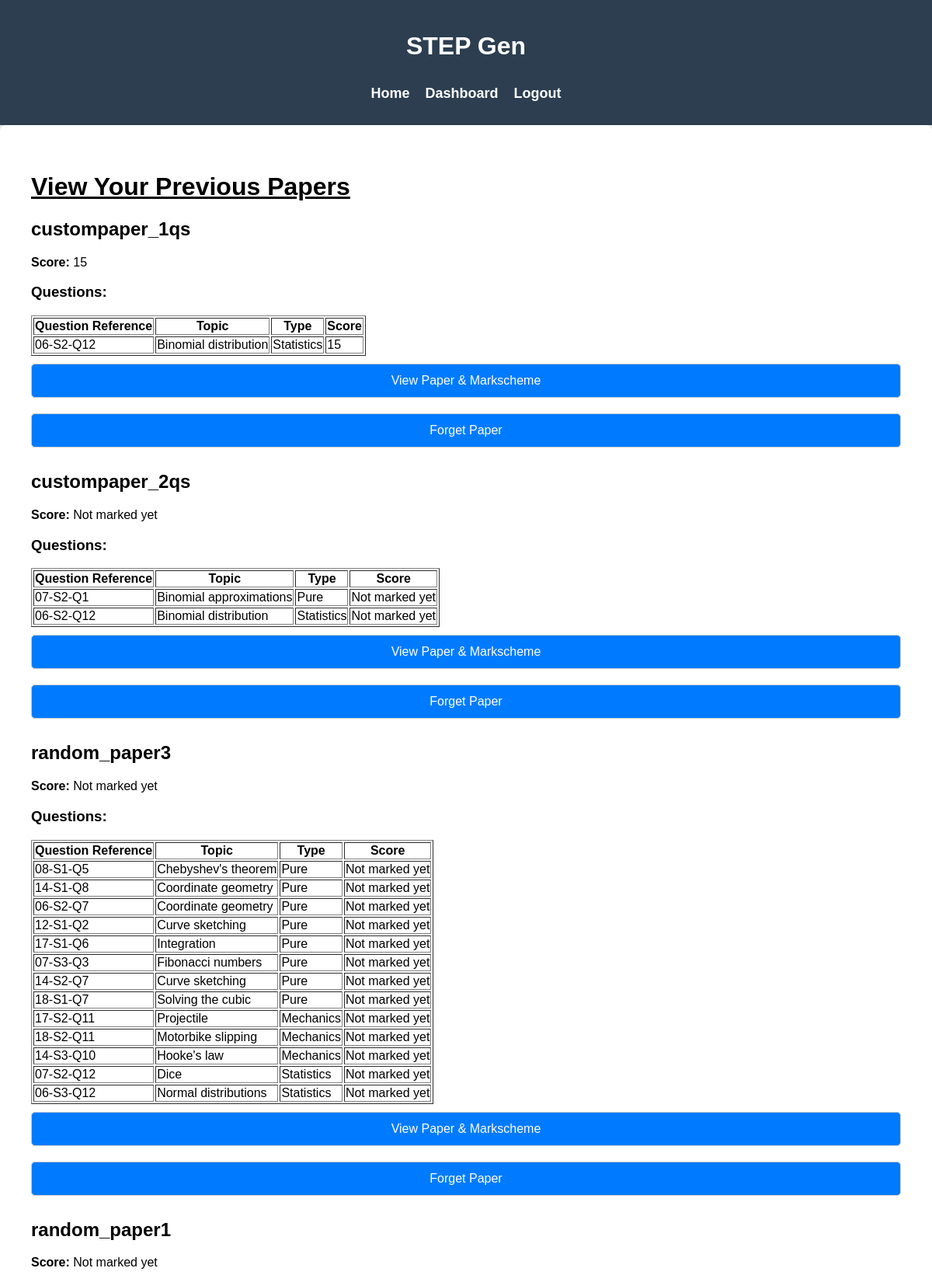
/view_previous_papers (signed in, upper part), run on the app's committed database.
### app.py (models this page shows)
class PaperScores(db.Model):
    __tablename__ = 'paper_scores'
    user_id = db.Column(db.Integer, db.ForeignKey('user.user_id'))
    paper_id = db.Column(db.Integer, primary_key=True, autoincrement=True)
    paper_name = db.Column(db.String(100), nullable=False, unique=False)
    paper_score = db.Column(db.Integer, nullable=True)
    user = db.relationship('User', back_populates='paper_scores')

class QuestionScores(db.Model):
    __tablename__ = 'question_scores'
    user_id = db.Column(db.Integer, db.ForeignKey('user.user_id'), primary_key=True)
    paper_id = db.Column(db.Integer, db.ForeignKey('paper_scores.paper_id'), primary_key=True)
    question_ref = db.Column(db.String(20), db.ForeignKey('questions.question_ref'), primary_key=True)
    question_number = db.Column(db.Integer, nullable=True)
    question_score = db.Column(db.Integer, nullable=True)
    usedIn_intelligen = db.Column(db.Boolean, nullable=False)
    user = db.relationship('User', back_populates='question_scores')
    question = db.relationship('Questions', back_populates='question_scores')
    __table_args__ = (
        db.UniqueConstraint('user_id', 'paper_id', 'question_ref', name='unique_user_paper_question'),
    )

class Topics(db.Model):
    __tablename__ = 'topics'
    topic_id = db.Column(db.Integer, primary_key=True)
    topic_name = db.Column(db.String(100), nullable=False)
    __table_args__ = (db.UniqueConstraint('topic_name', name='unique_topic_type'),)

class question_types(db.Model):
    __tablename__ = 'question_types'
    type_id = db.Column(db.Integer, primary_key=True)
    type_name = db.Column(db.String(20), nullable=False, unique=True)

### app.py (the view, shortened to what this page needs)
@app.route('/view_previous_papers', methods=['GET', 'POST'])
@login_required
def view_previous_papers():
    user_id = current_user.get_id()
    connection = sqlite3.connect(db_path)
    cursor = connection.cursor()
    cursor.execute("""
        SELECT paper_id, paper_name, paper_score
        FROM paper_scores
        WHERE user_id = ?
        ORDER BY paper_id DESC
    """, (user_id,))
    papers = cursor.fetchall()  # list of (paper_id, paper_name, paper_score)
    all_papers = []
    for paper_id, paper_name, paper_score in papers:
        cursor.execute("""
              SELECT qs.question_ref, qs.question_score, q.topic_id, q.type_id
            FROM question_scores qs
            JOIN questions q ON qs.question_ref = q.question_ref
            WHERE qs.user_id = ? AND qs.paper_id = ?
            ORDER BY qs.question_number ASC
        """, (user_id, paper_id))
        questions = cursor.fetchall()
        formatted_questions = []
        for question_ref, question_score, topic_id, type_id in questions:
            cursor.execute("SELECT topic_name FROM topics WHERE topic_id = ?", (topic_id,))
            topic_name = cursor.fetchone()[0]
            cursor.execute("SELECT type_name FROM question_types WHERE type_id = ?", (type_id,))
            type_name = cursor.fetchone()[0]
            formatted_questions.append({
                'question_ref': question_ref,
                'topic': topic_name,
                'type': type_name,
                'score': "Not marked yet" if question_score == -1 else question_score
            })
        all_papers.append({
            'paper_id': paper_id,
            'paper_name': paper_name,
            'paper_score': "Not marked yet" if paper_score == -1 else paper_score,
            'questions': formatted_questions
        })
    connection.close()
    return render_template('view_previous_papers.html', papers=all_papers)

### app.py (called while the page is built)
@login_manager.user_loader
def load_user(user_id):
    return User.query.get(int(user_id))

    def get_id(self):
        return str(self.user_id)

### templates/view_previous_papers.html (shortened to what this page needs)
{% extends 'base.html' %}
{% block content %}
    <h1><u>View Your Previous Papers</u></h1>
    {% if papers %}
        {% for paper in papers %}
            <div class="paper">
                <h2>{{ paper.paper_name }}</h2>
                <p><strong>Score:</strong> {{ paper.paper_score }}</p>
                <h3>Questions:</h3>
                <table border="1">
                    <thead>
                        <tr>
                            <th>Question Reference</th>
                            <th>Topic</th>
                            <th>Type</th>
                            <th>Score</th>
                        </tr>
                    </thead>
                    <tbody>
                        {% for question in paper.questions %}
                        <tr>
                            <td>{{ question.question_ref }}</td>
                            <td>{{ question.topic }}</td>
                            <td>{{ question.type }}</td>
                            <td>{{ question.score }}</td>
                        </tr>
                        {% endfor %}
                    </tbody>
                </table>
                <div class="buttons">
                    <form method="post" action="{{ url_for('view_previous_papers') }}">
                        <button type="submit" name="view_paper_markscheme" class="btn btn-primary">
                            View Paper & Markscheme
                        </button>
                    </form>
                    <form action="{{ url_for('forget_paper', paper_id=paper.paper_id) }}" method="post" onsubmit="return confirm('Are you sure you want to delete this paper?');">
                        <button type="submit" class="delete-btn">Forget Paper</button>
                    </form>
                </div>
            </div>
        {% endfor %}
    {% else %}
        <p>You have not generated any papers yet.</p>
    {% endif %}
{% endblock %}

### static/css/styles.css (style rules this page uses)
body { font-family: Arial, sans-serif; background-color: #f4f4f4; margin: 0; padding: 0; }
form { display: flex; flex-direction: column; gap: 15px; }
button { padding: 12px; background-color: #007bff; color: white; border: none; border-radius: 5px; font-size: 18px; cursor: pointer; }
input, select, button { font-size: 16px; padding: 12px; margin: 10px 0; width: 100%; border-radius: 5px; border: 1px solid #ccc; }

### data on the page
PaperScores: paper_name "custompaper_1qs", paper_score "15", score "15"
QuestionScores: question_ref "06-S2-Q12"
Topics: topic "Binomial distribution" "Binomial distribution"
question_types: type "Statistics" "Statistics" "Statistics" "Statistics"
PaperScores: paper_name "custompaper_2qs", paper_score "Not marked yet", score "Not marked yet" "Not marked yet"
QuestionScores: question_ref "07-S2-Q1"
Topics: topic "Binomial approximations"
question_types: type "Pure" "Pure" "Pure" "Pure" "Pure" "Pure" "Pure" "Pure" "Pure"
QuestionScores: question_ref "06-S2-Q12"
PaperScores: paper_name "random_paper3", paper_score "Not marked yet", score "Not marked yet" "Not marked yet" "Not marked yet" "Not marked yet" "Not marked yet" "Not marked yet" "Not marked yet" "Not marked yet" "Not marked yet" "Not marked yet" "Not marked yet" "Not marked yet" "Not marked yet"
QuestionScores: question_ref "08-S1-Q5"
Topics: topic "Chebyshev's theorem"
QuestionScores: question_ref "14-S1-Q8"
Topics: topic "Coordinate geometry" "Coordinate geometry"
QuestionScores: question_ref "06-S2-Q7"
QuestionScores: question_ref "12-S1-Q2"
Topics: topic "Curve sketching" "Curve sketching"
QuestionScores: question_ref "17-S1-Q6"
Topics: topic "Integration"
QuestionScores: question_ref "07-S3-Q3"
Topics: topic "Fibonacci numbers"
QuestionScores: question_ref "14-S2-Q7"
QuestionScores: question_ref "18-S1-Q7"
Topics: topic "Solving the cubic"
QuestionScores: question_ref "17-S2-Q11"
Topics: topic "Projectile"
question_types: type "Mechanics" "Mechanics" "Mechanics"
QuestionScores: question_ref "18-S2-Q11"
Topics: topic "Motorbike slipping"
QuestionScores: question_ref "14-S3-Q10"
Topics: topic "Hooke's law"
QuestionScores: question_ref "07-S2-Q12"
Topics: topic "Dice"
QuestionScores: question_ref "06-S3-Q12"
Topics: topic "Normal distributions"
PaperScores: paper_name "random_paper1", paper_score "Not marked yet"
